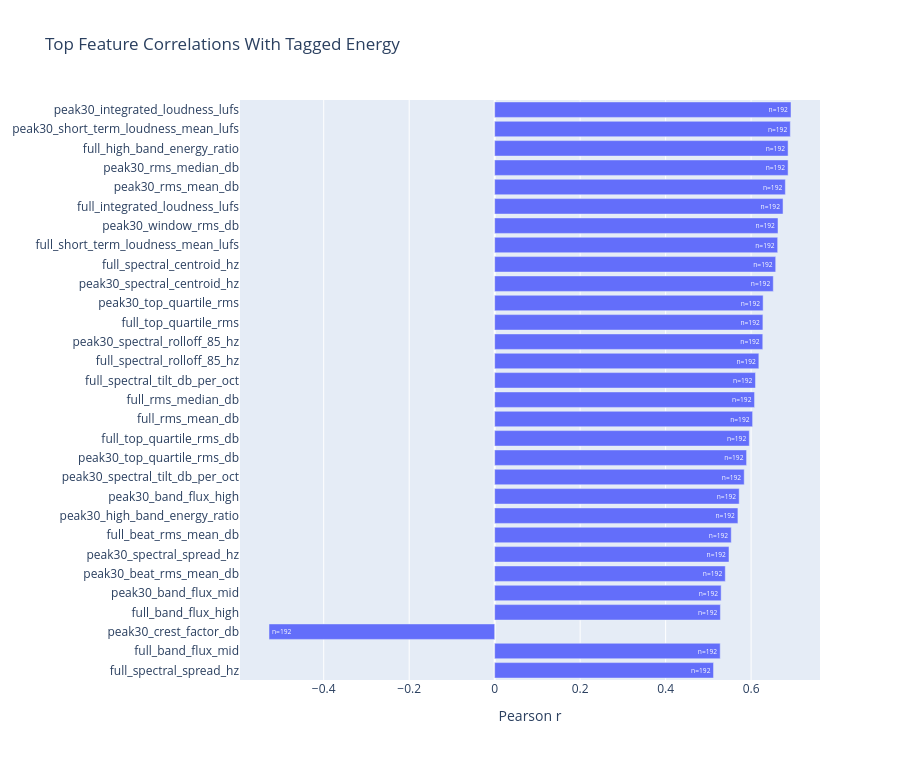

Here is the notebook cell this chart was saved with:
### Code cell
metadata_fields = {
    'mix_name', 'track_number', 'title', 'name', 'artists', 'artist', 'album', 'genre',
    'filename', 'mp3_name', 'filepath', 'audio_path', 'energy', 'energy_float',
    'labeled_bpm_missing', 'key', 'onset-time', 'key shift',
}

candidate_features = []
for key in sorted({key for row in rows for key in row.keys()} - metadata_fields):
    values = np.asarray([safe_float(row.get(key)) for row in labeled_rows], dtype=np.float64)
    if np.sum(np.isfinite(values)) >= 6:
        candidate_features.append(key)

correlations = []
energy = np.asarray([row['energy_float'] for row in labeled_rows], dtype=np.float64)
for feature in candidate_features:
    values = np.asarray([safe_float(row.get(feature)) for row in labeled_rows], dtype=np.float64)
    mask = np.isfinite(energy) & np.isfinite(values)
    if np.sum(mask) >= 6 and np.std(values[mask]) > 0:
        corr = float(np.corrcoef(values[mask], energy[mask])[0, 1])
        correlations.append((feature, corr, int(np.sum(mask))))

top = sorted(correlations, key=lambda item: abs(item[1]), reverse=True)[:30]
fig = go.Figure(go.Bar(
    x=[item[1] for item in top][::-1],
    y=[item[0] for item in top][::-1],
    orientation='h',
    text=[f'n={item[2]}' for item in top][::-1],
))
fig.update_layout(title='Top Feature Correlations With Tagged Energy', xaxis_title='Pearson r', height=760)
fig.show()

### Figure 1 — Plotly figure (JSON) as saved in the notebook; plotly's stock layout.template omitted (floating-point values rounded to 4 significant figures)
{"data": [{"orientation": "h", "text": ["n=192", "n=192", "n=192", "n=192", "n=192", "n=192", "n=192", "n=192", "n=192", "n=192", "n=192", "n=192", "n=192", "n=192", "n=192", "n=192", "n=192", "n=192", "n=192", "n=192", "n=192", "n=192", "n=192", "n=192", "n=192", "n=192", "n=192", "n=192", "n=192", "n=192"], "type": "bar", "x": [0.5121, 0.5277, -0.528, 0.5281, 0.5299, 0.5396, 0.5482, 0.5535, 0.5692, 0.5721, 0.5839, 0.5894, 0.5958, 0.6035, 0.608, 0.6102, 0.6181, 0.6273, 0.6276, 0.6281, 0.6519, 0.6575, 0.6621, 0.6629, 0.6747, 0.6801, 0.6865, 0.6865, 0.6918, 0.6933], "y": ["full_spectral_spread_hz", "full_band_flux_mid", "peak30_crest_factor_db", "full_band_flux_high", "peak30_band_flux_mid", "peak30_beat_rms_mean_db", "peak30_spectral_spread_hz", "full_beat_rms_mean_db", "peak30_high_band_energy_ratio", "peak30_band_flux_high", "peak30_spectral_tilt_db_per_oct", "peak30_top_quartile_rms_db", "full_top_quartile_rms_db", "full_rms_mean_db", "full_rms_median_db", "full_spectral_tilt_db_per_oct", "full_spectral_rolloff_85_hz", "peak30_spectral_rolloff_85_hz", "full_top_quartile_rms", "peak30_top_quartile_rms", "peak30_spectral_centroid_hz", "full_spectral_centroid_hz", "full_short_term_loudness_mean_lufs", "peak30_window_rms_db", "full_integrated_loudness_lufs", "peak30_rms_mean_db", "peak30_rms_median_db", "full_high_band_energy_ratio", "peak30_short_term_loudness_mean_lufs", "peak30_integrated_loudness_lufs"]}], "layout": {"height": 760, "title": {"text": "Top Feature Correlations With Tagged Energy"}, "xaxis": {"title": {"text": "Pearson r"}}}}
